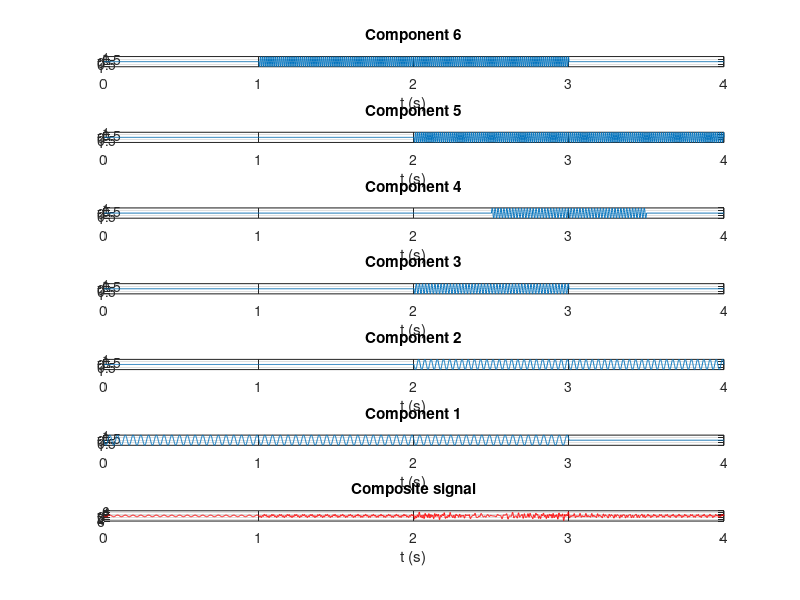
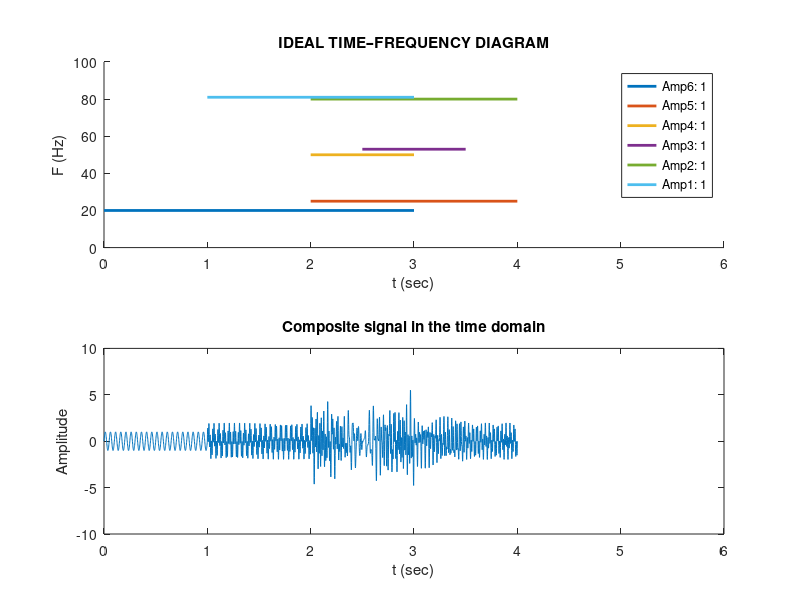

Reproduce these figures in MATLAB, in order. (Note: this script raises an error after producing the figures.)
%% PRACTICE 13.11. Time–Frequency Analysis Using the ASLT Superlets Transform

clc, close all, clear all

%% 1. Data acquisition (frequencies, amplitudes, and durations) of all components:
% The following data can be modified in order to introduce situations related to:
% - Frequency resolution: closely spaced tones
% - Detection: very small components relative to the largest one (amplitude = 1)

% 1.1 Component frequencies (ordered from lowest to highest):
f1=20; f2=25; f3=50; f4=53; f5=80; f6=81;
% 1.2 Amplitudes:
a1=1; a2=1; a3=1; a4=1; a5=1; a6=1;
%a1=1; a2=0.1; a3=0.1; a4=0.05; a5=0.01; a6=0.005;

% 1.3 Component durations:
t1=[0 3]; t2=[2 4]; t3=[2 3]; t4=[2.5 3.5]; t5=[2 4]; t6=[1 3];
%% 1.2. Generation of the composite signal (sum of all components):
Fs=10*f6; % Sampling frequency with respect to the highest component frequency
Ts=1/Fs;
duration = 4; % Maximum duration covered by the signal components
t=0:Ts:duration;
%% METHOD 2: Taking advantage of MATLAB programming capabilities,
% the previous method is implemented again but now in a compact way.
% First, each component is generated over the entire time interval (4 seconds):
comp1=a1*sin(2*pi*f1*t);
comp2=a2*sin(2*pi*f2*t);
comp3=a3*sin(2*pi*f3*t);
comp4=a4*sin(2*pi*f4*t);
comp5=a5*sin(2*pi*f5*t);
comp6=a6*sin(2*pi*f6*t);
% The components are filled with zeros in the intervals where they do not exist,
% taking advantage of MATLAB's logical indexing capabilities:
comp1=(t<=3).*(comp1);
comp2=((t>=2)&(t<=4)).*(comp2);
comp3=((t>2)&(t<=3)).*(comp3);
comp4=((t>=2.5)&(t<=3.5)).*(comp4);
comp5=((t>=2)&(t<=4)).*(comp5);
comp6=((t>=1)&(t<=3)).*(comp6);
% Presentation of the components in ascending order as in the ideal TF diagram:
figure
subplot(7,1,1);plot(t,comp6);title('Component 6'); xlabel('t (s)');grid on;
subplot(7,1,2);plot(t,comp5);title('Component 5'); xlabel('t (s)');grid on;
subplot(7,1,3);plot(t,comp4);title('Component 4'); xlabel('t (s)');grid on;
subplot(7,1,4);plot(t,comp3);title('Component 3'); xlabel('t (s)');grid on;
subplot(7,1,5);plot(t,comp2);title('Component 2'); xlabel('t (s)');grid on;
subplot(7,1,6);plot(t,comp1);title('Component 1'); xlabel('t (s)');grid on;
% Once the components are generated, they are summed to obtain the composite signal:
yt1 = comp1+comp2+comp3+comp4+comp5+comp6;
subplot(7,1,7);plot(t,yt1,'r');title('Composite signal'); xlabel('t (s)');grid on;
% Visualization of the ideal time–frequency diagram together with the composite signal,
% so that the presence of one or more components can be observed
% over the corresponding time intervals:
figure
subplot(2,1,1);
hold on
plot (t1,[f1 f1],'linewidth',2)
plot (t2,[f2 f2],'linewidth',2)
plot (t3,[f3 f3],'linewidth',2)
plot (t4,[f4 f4],'linewidth',2)
plot (t5,[f5 f5],'linewidth',2)
plot (t6,[f6 f6],'linewidth',2)
title('IDEAL TIME–FREQUENCY DIAGRAM')
xlabel('t (sec)')
ylabel('F (Hz)')
axis([0 6 0 100])
legend('Amp6: 1','Amp5: 1','Amp4: 1','Amp3: 1','Amp2: 1','Amp1: 1')
%legend('Amp6: 1','Amp5: 0.01','Amp4: 0.001','Amp3: 0.001','Amp2: 0.01','Amp1: 1')
subplot(2,1,2);
plot(t,yt1);
title('Composite signal in the time domain');
xlabel('t (sec)');
ylabel('Amplitude');
axis([0 6 -10 10]) % Same horizontal limits as the ideal TF diagram to observe correspondences
xn = yt1;

%% 2. FREQUENCY-DOMAIN ANALYSIS:
N=length(xn); % Number of samples of the discretized signal
FACTOR = 1024;
nFFT=2^(ceil(log2(N)))*FACTOR;
f=linspace(0,Fs,nFFT);

%% 2.1 Modified Periodogram using BH4T window:
window_2=blackmanharris(fix(length(xn)));
xn_windowed = window_2 .* xn';
PM2 = 20*log10(abs(fft(xn_windowed,nFFT)));

%% 2.2 MODIFIED CORRELOGRA
r1 = xcorr(xn); % Autocorrelation computation
r1 = r1';
% Window:
ventana1 = bartlett(2*N-1);
% Windowed autocorrelation:
rw1 = r1 .* ventana1;
% Only the positive part of the autocorrelation is retained:
rw1 = rw1(1:end);
% FFT is applied to the windowed autocorrelation:
N_r1 = length(rw1);
nFFT_corr = 2^(ceil(log2(N_r1))) * FACTOR;
Correlogram1 = abs(fft(rw1,nFFT_corr));
f_corr = linspace(0,Fs,nFFT_corr);

%% 2.3 PARAMETRIC METHOD: AR
order = 400;
[P_yulear,fb] = pyulear(xn,order,nFFT,Fs);
figure
hold on
plot(f,PM2,'b');
plot(f_corr,20*log10(Correlogram1),'r');
plot(fb,20*log10(P_yulear),'k')
legend('PM-BH4T','Correlogram Bartlett','Yule-Walker AR')
title('Comparison of spectral estimation methods')
xlabel('f (Hz)')
xlim([0 Fs/2])
grid minor

%% 3.2 TIME–FREQUENCY ANALYSIS: Wigner–Ville Distribution (WVD)

[d,f,t] = wvd(xn,Fs);
figure
subplot(2,1,1)
hold on
plot (t1,[f1 f1],'linewidth',2)
plot (t2,[f2 f2],'linewidth',2)
plot (t3,[f3 f3],'linewidth',2)
plot (t4,[f4 f4],'linewidth',2)
plot (t5,[f5 f5],'linewidth',2)
plot (t6,[f6 f6],'linewidth',2)
title('IDEAL TIME–FREQUENCY DIAGRAM')
xlabel('t (sec)')
ylabel('F (Hz)')
axis([0 6 0 100])
legend('Amp6: 1','Amp5: 1','Amp4: 1','Amp3: 1','Amp2: 1','Amp1: 1')
subplot(2,1,2)
contour(t,f,abs(d))
title('WIGNER–VILLE TIME–FREQUENCY DIAGRAM')
xlabel('t (sec)')
ylabel('F (Hz)')
axis([0 6 0 100])
colorbar
toc

tic
[d, f, t] = wvd(xn,Fs,'smoothedPseudo',hamming(501),rectwin(501), 'NumFrequencyPoints',1000);
figure
subplot(2,1,1);
hold on
plot (t1,[f1 f1],'linewidth',2)
plot (t2,[f2 f2],'linewidth',2)
plot (t3,[f3 f3],'linewidth',2)
plot (t4,[f4 f4],'linewidth',2)
plot (t5,[f5 f5],'linewidth',2)
plot (t6,[f6 f6],'linewidth',2)
title('IDEAL TIME–FREQUENCY DIAGRAM')
xlabel('t(sec)'), ylabel('F(Hz)'), axis([0 6 0 100])
legend('Amp6: 1','Amp5: 1','Amp4: 1','Amp3: 1','Amp2: 1','Amp1: 1')
%legend('Amp6: 0.005','Amp5: 0.01','Amp4: 0.05','Amp3: 0.1','Amp2: 0.1','Amp1: 1')
subplot(2,1,2);
contour(t,f,abs(d));
title('SPWVD TIME–FREQUENCY DIAGRAM')
xlabel('t(sec)'), ylabel('F(Hz)')
axis([0 6 0 100])
colorbar
toc


%% GABOR TRANSFORM
% For correct operation, the following procedure must be followed.
xn = yt1;
inputSignal = yt1'; % Input signal (column vector)
% =============================================================
% Window parameters for comparison with other time–frequency methods
window_RF = blackmanharris(fix(length(xn)/20));
noverlap_RF = fix(length(window_RF)/2);
L_window_RF = length(window_RF);
FACTOR = 32;
nFFT_window_RF = 2^(ceil(log2(L_window_RF))) * FACTOR;
% =============================================================
% Definition of the Discrete Gabor Transform (DGT) operator
tic
F = DGTtool('windowName','Gauss'); 
% The following alternative parameter configurations were tested.
% However, they produced practically the same result in this example.
% F = DGTtool('windowShift',500,'windowLength',1500,'FFTnum',2000,'windowName','Blackman')
% F = DGTtool('windowShift',noverlap_RF,'windowLength',length(window_RF), ...
%             'FFTnum',nFFT_window_RF,'windowName','Blackman')
% =============================================================
% Computation of the Gabor transform
X = F(inputSignal);
% Reconstruction of the signal from the Gabor coefficients (pseudo-inverse operation)
x = F.pinv(X);
% =============================================================
% Time–frequency representation
% Note:
% The plotting functions operate on the reconstructed signal.
% Therefore, the reconstructed signal 'x' must be used instead of 'X'.
F.plot(x,Fs)
% Optional: reassigned spectrogram for improved localization
% F.plotReassign(x,Fs)
sgtitle('Gabor Transform with Gaussian Window');
toc


%% 3.5 FOURIER REASSIGNED SPECTROGRAM
tic
figure
% Using the function WITHOUT output parameters:
% The following two lines produced very poor results:
% pspectrum(yt1,Fs,'FrequencyLimits',[0 100],'FrequencyResolution',1,'Leakage',0.85,'spectrogram','Reassign',true);
% pspectrum(yt1,Fs,"spectrogram",'FrequencyResolution',1,'Leakage',0.85,'Reassign',true)
% Using the function WITH output parameters provides better results:
[P,F,T] = pspectrum(yt1,Fs,'FrequencyLimits',[0 100], 'FrequencyResolution',1, 'Leakage',0.85, ...
                   'spectrogram', 'Reassign',true);
% Time–frequency visualization
mesh(T,F,P) % Produced very good results
colormap parula
title('Reassigned Fourier Spectrogram')
xlabel('Time (s)')
ylabel('F (Hz)')
axis tight
view(2)
toc


%% 3.6 TIME–FREQUENCY ANALYSIS
% Fourier-based Synchrosqueezing Transform (FSST)
% Improved frequency resolution: window length = 20% of the signal length
tic
window_F = blackmanharris(fix(length(yt1)/5));
[d_F, f_F, t_F] = fsst(yt1,Fs,window_F);
figure
contour(t_F,f_F,abs(d_F))
title('FSST with window length = 20% of the signal length')
xlabel('t (sec)')
ylabel('F (Hz)')
toc


%% 3.7.1 T–F METHOD USING MORSE WAVELET
figure
% CWT function using Morse wavelet type, with default parameters:
% cwt(yt1,Fs,'morse');
% title('CWT (Morse Wavelet), Default Parameters [3,60]');
% CWT function with parameters that provide better results [12,440]:
cwt(yt1,Fs,'morse','WaveletParameters',[12,440]); 
title(' CWT (Wavelet Morse), [12,440]');
% ===========================================================
%% 3.7.2 T–F METHOD USING BUMP WAVELET	
figure
% CWT function using Bump wavelet type:
cwt(yt1,Fs,'bump'); 
title(' CWT (Wavelet bump)');
% ===========================================================
%% 3.7.3 T–F METHOD USING MORLET WAVELET
figure
% CWT function using Morlet wavelet type:
cwt(yt1,Fs,'amor'); 
title(' CWT (Wavelet MORLET)');
% "Fine Scale Coefficients" plot: the function is used with output parameters
wt = cwt(yt1,Fs,'amor');
figure
plot(t,10*log10(abs(wt(1,:)).^2)); 
xlabel('Tiempo (s)'); ylabel('Magnitud'); grid on;
title('Fine-Scale Coefficients Diagram');


%% 3.8 SUPERLETS ASLT:
% Use of the ASLT function:
% Input parameters
fois = 1:0.5:250; % buffer vector for the frequency range
srord= [1, 30]; % cycles vector
tic
TF_ASLT = aslt(xn, Fs, fois, 5, srord, 0);
toc
figure
imagesc(t,fois,TF_ASLT);
set(gca, 'ydir', 'normal');
colormap jet; ylim([0 250]); grid on;
title('SUPERLETS ASLT');
xlabel('t(sec)'); ylabel('F(Hz)');
